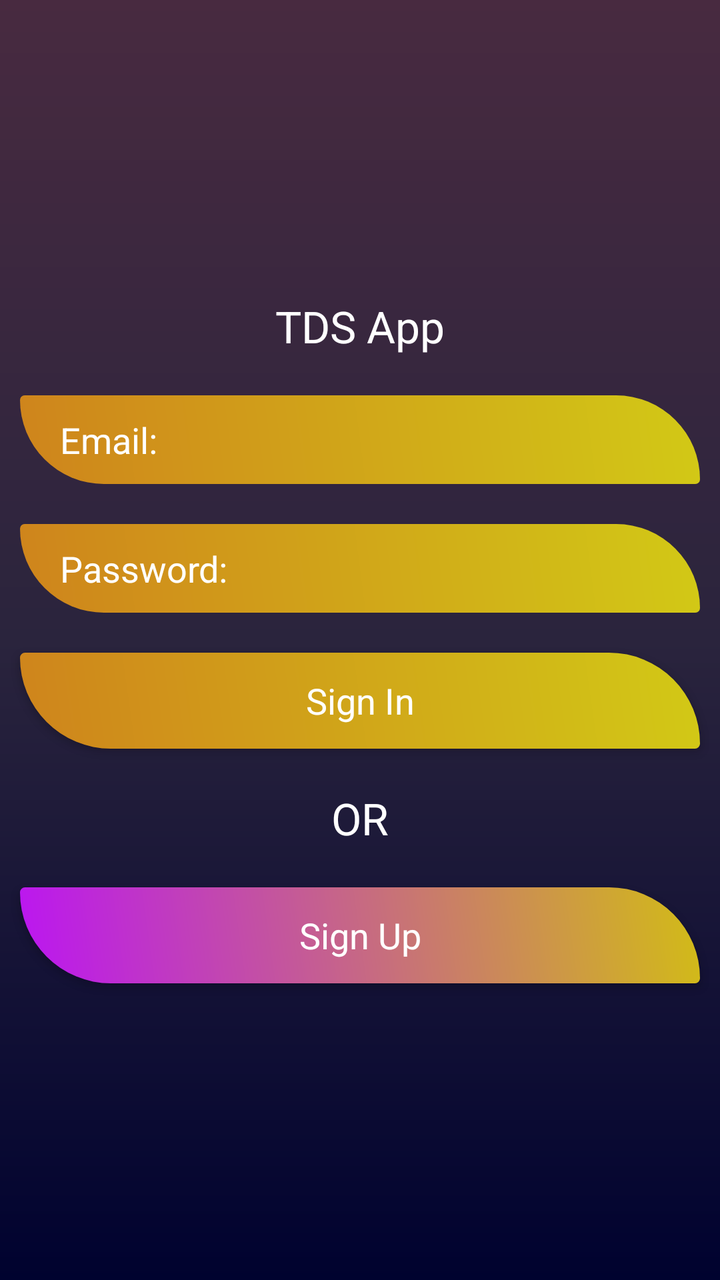
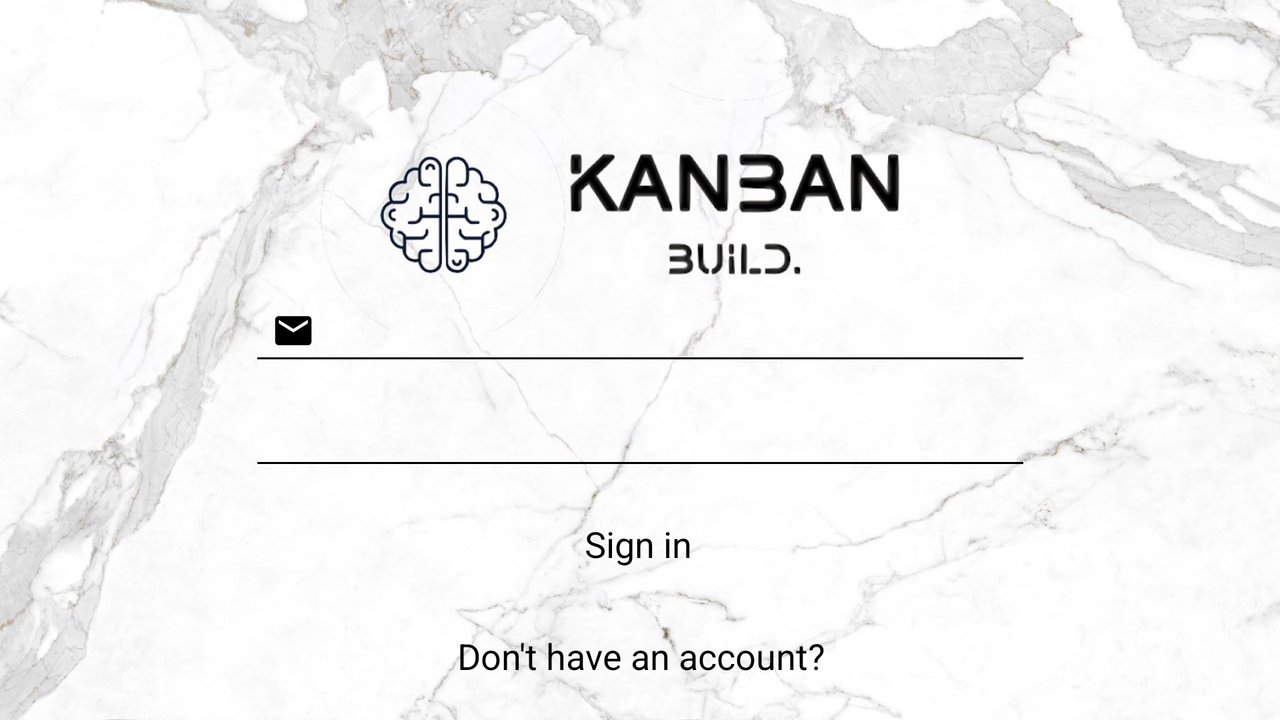

One screen, two layout resources from the same app: the default and the repository's alternative for another configuration. Each is rendered where Android would select it; the XML of both is given below.
<!-- AndroidManifest.xml: application theme AppTheme -->
<!-- res/layout/activity_main.xml -->
<?xml version="1.0" encoding="utf-8"?>
<LinearLayout xmlns:android="http://schemas.android.com/apk/res/android"
    xmlns:tools="http://schemas.android.com/tools"
    android:layout_width="match_parent"
    android:layout_height="match_parent"
    android:orientation="vertical"
    android:background="@drawable/backdesign"
    android:gravity="center"
    tools:context=".MainActivity">

    <LinearLayout
        android:layout_width="match_parent"
        android:layout_height="wrap_content"
        android:orientation="vertical">
        <TextView
            android:layout_width="match_parent"
            android:layout_height="wrap_content"
            android:text="TDS App"
            android:layout_margin="10dp"
            android:gravity="center"
            android:textColor="@android:color/white"
            android:textAppearance="?android:textAppearanceLarge"/>

        <EditText
            android:layout_width="match_parent"
            android:layout_height="wrap_content"
            android:layout_margin="10dp"
            android:background="@drawable/btndesign"
            android:paddingTop="10dp"
            android:paddingBottom="10dp"
            android:paddingRight="20dp"
            android:paddingLeft="20dp"
            android:hint="Email:"
            android:inputType="textEmailAddress"
            android:textColorHint="@android:color/white"
            android:id="@+id/email_login"
            />

        <EditText
            android:layout_width="match_parent"
            android:layout_height="wrap_content"
            android:layout_margin="10dp"
            android:background="@drawable/btndesign"
            android:paddingTop="10dp"
            android:paddingBottom="10dp"
            android:paddingRight="20dp"
            android:paddingLeft="20dp"
            android:hint="Password:"
            android:inputType="textPassword"
            android:textColorHint="@android:color/white"
            android:id="@+id/password_login"
            />
        
        <Button
            android:layout_width="match_parent"
            android:layout_height="wrap_content"
            android:layout_margin="10dp"
            android:text="Sign In"
            android:id="@+id/btnsignin"
            android:textColor="@android:color/white"
            android:background="@drawable/btndesign"
            android:textAppearance="?android:textAppearanceMedium"/>

        <TextView
            android:layout_width="match_parent"
            android:layout_height="wrap_content"
            android:layout_margin="10dp"
            android:gravity="center"
            android:text="OR"
            android:textColor="@android:color/white"
            android:textAppearance="?android:textAppearanceLarge"/>

        <Button
            android:layout_width="match_parent"
            android:layout_height="wrap_content"
            android:layout_margin="10dp"
            android:text="Sign Up"
            android:id="@+id/btnsignup"
            android:textColor="@android:color/white"
            android:background="@drawable/signupbutton"
            android:textAppearance="?android:textAppearanceMedium"/>
    </LinearLayout>

</LinearLayout>
<!-- resources referenced by this layout -->
<resources>
  <!-- drawable backdesign (drawable) -->
  <?xml version="1.0" encoding="utf-8"?>
  <shape xmlns:android="http://schemas.android.com/apk/res/android">
  
      <gradient
          android:angle="270"
          android:endColor="#00022F"
          android:centerColor="#2A243D"
          android:startColor="#482A40"
          />
  
  </shape>
  <!-- drawable btndesign (drawable) -->
  <?xml version="1.0" encoding="utf-8"?>
  <shape xmlns:android="http://schemas.android.com/apk/res/android">
      <gradient android:angle="45"
          android:startColor="#cf841c"
          android:endColor="#d2c916"/>
  
      <corners android:bottomLeftRadius="180dp"
          android:bottomRightRadius="10dp"
          android:topLeftRadius="10dp"
          android:topRightRadius="180dp"
          />
  
  </shape>
  <!-- drawable signupbutton (drawable) -->
  <?xml version="1.0" encoding="utf-8"?>
  <shape xmlns:android="http://schemas.android.com/apk/res/android">
      <gradient android:angle="45"
          android:startColor="#bb15f2"
          android:endColor="#d2bc16"/>
  
      <corners android:bottomLeftRadius="180dp"
          android:bottomRightRadius="10dp"
          android:topLeftRadius="10dp"
          android:topRightRadius="180dp"
          />
  
  </shape>
  <style name="AppTheme" parent="Theme.AppCompat.Light.NoActionBar">
          
          <item name="colorPrimary">@color/colorPrimary</item>
          <item name="colorPrimaryDark">@color/colorPrimaryDark</item>
          <item name="colorAccent">@color/colorAccent</item>
          <item name="toolbarStyle">@style/CustomToolBarStyle</item>
      </style>
  <color name="colorPrimary">#020202</color>
  <color name="colorPrimaryDark">#030303</color>
  <color name="colorAccent">#030303</color>
  <style name="CustomToolBarStyle" parent="@style/Widget.AppCompat.Toolbar">
          <item name="titleTextColor">@color/colorPrimaryDark</item>
      </style>
</resources>
<!-- res/layout-land/activity_main.xml (the repository's variant of the layout above) -->
<!-- drawn on the phone turned sideways -->
<?xml version="1.0" encoding="utf-8"?>
<LinearLayout xmlns:android="http://schemas.android.com/apk/res/android"
    xmlns:app="http://schemas.android.com/apk/res-auto"
    xmlns:tools="http://schemas.android.com/tools"
    android:id="@+id/linearLayout2"
    android:layout_width="match_parent"
    android:layout_height="match_parent"
    android:background="@drawable/marblelandscape"
    android:gravity="center"
    android:orientation="vertical"
    tools:context=".MainActivity">




    <android.support.constraint.ConstraintLayout
        android:id="@+id/linearLayout"
        android:layout_width="match_parent"
        android:layout_height="match_parent">

        <EditText
            android:id="@+id/email_login"
            android:layout_width="391dp"
            android:layout_height="wrap_content"
            android:layout_marginStart="8dp"
            android:layout_marginEnd="8dp"
            android:layout_marginBottom="8dp"
            android:inputType="textEmailAddress"
            android:padding="10dp"
            android:textColor="@android:color/black"
            android:textColorHint="@android:color/black"
            app:layout_constraintBottom_toTopOf="@+id/password_login"
            app:layout_constraintEnd_toEndOf="parent"
            app:layout_constraintStart_toStartOf="parent"
            android:backgroundTint="@android:color/black"
            android:drawableLeft="@drawable/email"/>

        <EditText
            android:id="@+id/password_login"
            android:layout_width="391dp"
            android:layout_height="wrap_content"

            android:layout_marginStart="8dp"
            android:layout_marginEnd="8dp"
            android:layout_marginBottom="8dp"
            android:inputType="textPassword"
            android:padding="10dp"
            android:textColor="@android:color/black"
            android:textColorHint="@android:color/black"
            app:layout_constraintBottom_toTopOf="@+id/btnsiginin"
            app:layout_constraintEnd_toEndOf="parent"
            app:layout_constraintStart_toStartOf="parent"
            android:backgroundTint="@android:color/black"
            android:drawableLeft="@drawable/password"/>

        <Button
            android:id="@+id/btnsiginin"
            android:layout_width="wrap_content"
            android:layout_height="wrap_content"
            android:layout_marginStart="8dp"
            android:layout_marginEnd="8dp"
            android:layout_marginBottom="8dp"
            android:background="@android:color/transparent"
            android:text="Sign in"
            android:textAppearance="?android:textAppearanceMedium"
            android:textColor="@android:color/black"
            app:layout_constraintBottom_toTopOf="@+id/signupbtn"
            app:layout_constraintEnd_toEndOf="parent"
            app:layout_constraintHorizontal_bias="0.498"
            app:layout_constraintStart_toStartOf="parent" />

        <Button
            android:id="@+id/signupbtn"
            android:layout_width="wrap_content"
            android:layout_height="wrap_content"
            android:layout_marginStart="8dp"
            android:layout_marginEnd="8dp"
            android:layout_marginBottom="8dp"
            android:background="@android:color/transparent"
            android:text="Don't have an account?"
            android:textAppearance="?android:textAppearanceMedium"
            android:textColor="@android:color/black"
            app:layout_constraintBottom_toBottomOf="parent"
            app:layout_constraintEnd_toEndOf="parent"
            app:layout_constraintHorizontal_bias="0.501"
            app:layout_constraintStart_toStartOf="parent" />

    </android.support.constraint.ConstraintLayout>


</LinearLayout>
<!-- resources referenced by the variant -->
<!-- as the phone turned sideways resolves them -->
<resources>
  <!-- drawable email (drawable) -->
  <vector xmlns:android="http://schemas.android.com/apk/res/android"
      android:width="24dp"
      android:height="24dp"
      android:viewportWidth="26.4"
      android:viewportHeight="26.4"
      android:tint="#000000">
    <group android:translateX="1.2"
        android:translateY="1.2">
        <path
            android:fillColor="#FF000000"
            android:pathData="M20,4L4,4c-1.1,0 -1.99,0.9 -1.99,2L2,18c0,1.1 0.9,2 2,2h16c1.1,0 2,-0.9 2,-2L22,6c0,-1.1 -0.9,-2 -2,-2zM20,8l-8,5 -8,-5L4,6l8,5 8,-5v2z"/>
    </group>
  </vector>
  <!-- drawable marblelandscape: jpg bitmap (drawable, 119348 bytes) -->
  <style name="AppTheme" parent="Theme.AppCompat.Light.NoActionBar">
          
          <item name="colorPrimary">@color/colorPrimary</item>
          <item name="colorPrimaryDark">@color/colorPrimaryDark</item>
          <item name="colorAccent">@color/colorAccent</item>
          <item name="toolbarStyle">@style/CustomToolBarStyle</item>
      </style>
  <color name="colorPrimary">#020202</color>
  <color name="colorPrimaryDark">#030303</color>
  <color name="colorAccent">#030303</color>
  <style name="CustomToolBarStyle" parent="@style/Widget.AppCompat.Toolbar">
          <item name="titleTextColor">@color/colorPrimaryDark</item>
      </style>
</resources>
